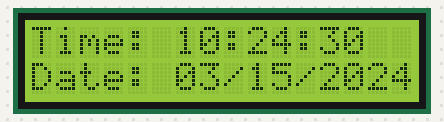
Bench run of a program on a simulated Raspberry Pi (BCM pin numbers). Shown: 16×2 character LCD. The clock reads 2024-03-15 10:24:30 at power-on unless the program sets it; library files of the repository ran but are not shown: I2C_LCD_driver.py.

Above: at 0.4 s.
At 5.1 s:
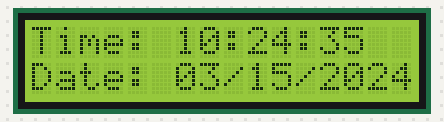
At 10.1 s:
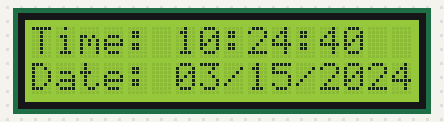
At 19.2 s:
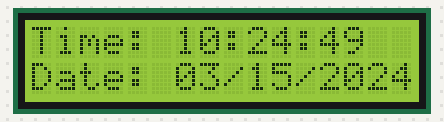
At 28.2 s:
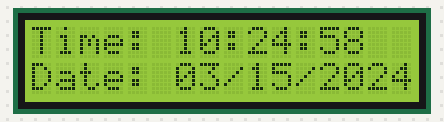
At 38.1 s:
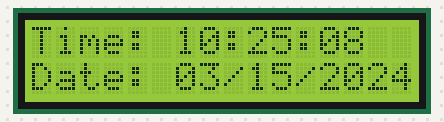

The program:

BlinkDisplay.py
```python
import time
import I2C_LCD_driver

mylcd = I2C_LCD_driver.lcd()


try:
	while True:
		mylcd.lcd_display_string("Time: %s" % time.strftime("%H:%M:%S"), 1)
		mylcd.lcd_display_string("Date: %s" % time.strftime("%m/%d/%Y"), 2)
finally:
	mylcd.lcd_
```

Measured:
- what the display in image 0 shows lasts 0.8 s, from 0.3 s to 1.1 s
- what the display in image 1 shows lasts 1.0 s, from 5.1 s to 6.1 s
